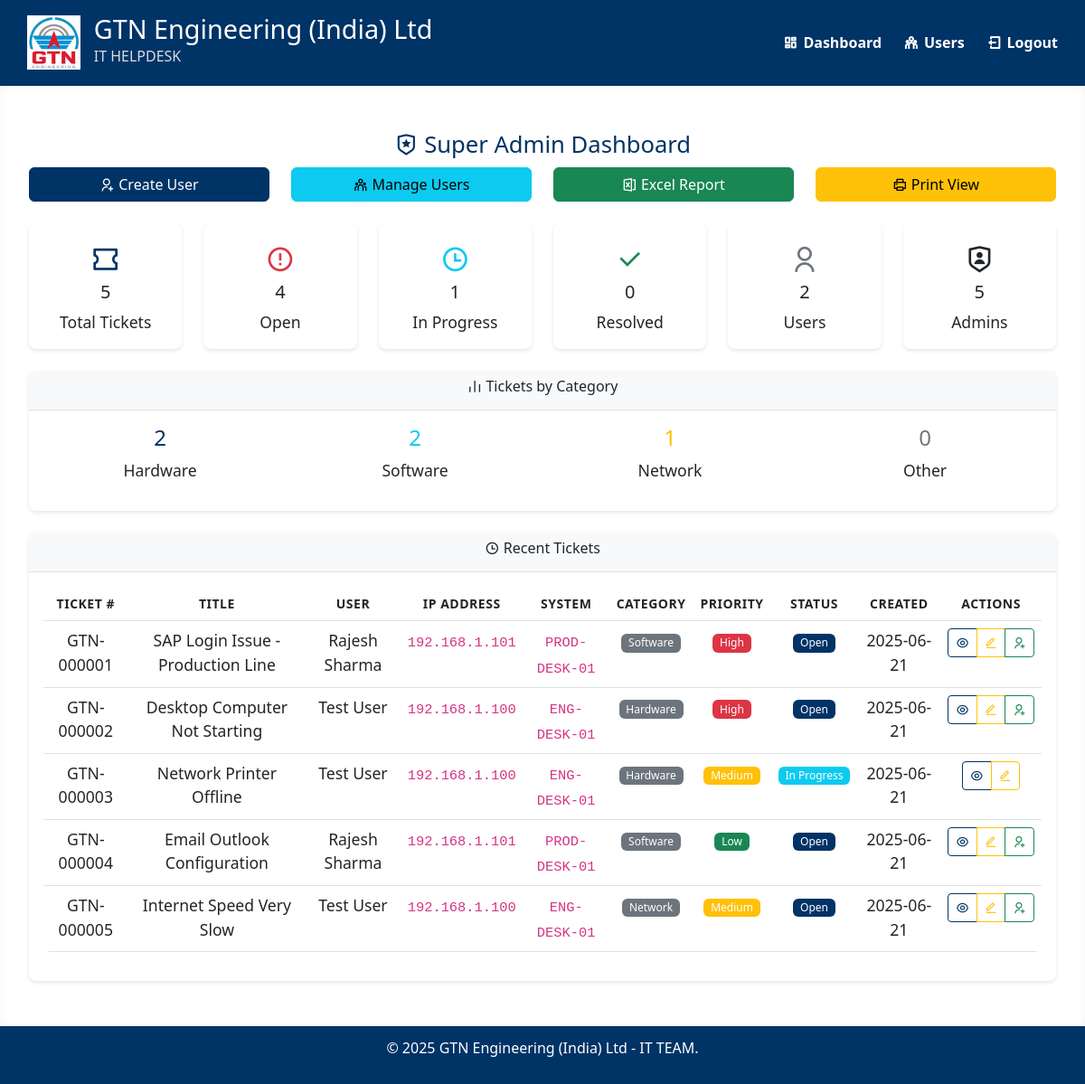
Page /super-admin-dashboard (signed in) on the committed database.
### models.py (models this page shows, shortened)
class Ticket(db.Model):
    __tablename__ = 'tickets'
    id = db.Column(db.Integer, primary_key=True)
    title = db.Column(db.String(200), nullable=False)
    description = db.Column(db.Text, nullable=False)
    category = db.Column(db.String(50), nullable=False)  # Hardware, Software, Network, Other
    priority = db.Column(db.String(20), nullable=False)  # Low, Medium, High, Critical
    status = db.Column(db.String(20), nullable=False, default='Open')  # Open, In Progress, Resolved, Closed
    user_name = db.Column(db.String(100), nullable=False)  # Full name of user who created ticket
    user_ip_address = db.Column(db.String(45), nullable=True)  # IP address when ticket was created
    user_system_name = db.Column(db.String(100), nullable=True)  # System name when ticket was created
    user_id = db.Column(db.Integer, db.ForeignKey('users.id'), nullable=False)
    assigned_to = db.Column(db.Integer, db.ForeignKey('users.id'), nullable=True)
    created_at = db.Column(db.DateTime, default=datetime.utcnow)
    updated_at = db.Column(db.DateTime, default=datetime.utcnow, onupdate=datetime.utcnow)
    resolved_at = db.Column(db.DateTime, nullable=True)
    comments = db.relationship('TicketComment', backref='ticket', lazy=True, cascade='all, delete-orphan')
    @property
    def ticket_number(self):
        return f"GTN-{self.id:06d}"

### routes.py (the view)
    def decorated_function(*args, **kwargs):
        if not is_logged_in():
            flash('Please log in to access this page.', 'warning')
            return redirect(url_for('admin_login'))
        user = get_current_user()
        if not user or not user.is_admin:
            flash('Admin access required.', 'error')
            return redirect(url_for('index'))
        return f(*args, **kwargs)

### models.py (called while the page is built)
    @property
    def is_super_admin(self):
        return self.role == 'super_admin'

### routes.py (called while the page is built)
def is_logged_in():
    return 'user_id' in session

def get_current_user():
    if is_logged_in():
        return User.query.get(session['user_id'])
    return None

def admin_required(f):
    def decorated_function(*args, **kwargs):
        if not is_logged_in():
            flash('Please log in to access this page.', 'warning')
            return redirect(url_for('admin_login'))
        user = get_current_user()
        if not user or not user.is_admin:
            flash('Admin access required.', 'error')
            return redirect(url_for('index'))
        return f(*args, **kwargs)
    decorated_function.__name__ = f.__name__
    return decorated_function

### templates/super_admin_dashboard.html (shortened to what this page needs)
{% extends "base.html" %}
{% block content %}
    <div class="container-fluid">
        <div class="row">
            <div class="col-12">
                <h3><i class="ri-shield-star-line"></i> Super Admin Dashboard</h3>
                <div class="row mb-4">
                    <div class="col-md-3">
                        <a href="{{ url_for('create_user') }}" class="btn btn-primary w-100">
                            <i class="ri-user-add-line"></i> Create User
                        </a>
                    </div>
                    <div class="col-md-3">
                        <a href="{{ url_for('manage_users') }}" class="btn btn-info w-100">
                            <i class="ri-team-line"></i> Manage Users
                        </a>
                    </div>
                    <div class="col-md-3">
                        <a href="{{ url_for('download_report') }}" class="btn btn-success w-100">
                            <i class="ri-file-excel-2-line"></i> Excel Report
                        </a>
                    </div>
                    <div class="col-md-3">
                        <button class="btn btn-warning w-100" onclick="window.print()">
                            <i class="ri-printer-line"></i> Print View
                        </button>
                    </div>
                </div>
                <div class="row mb-4">
                    <div class="col-md-2">
                        <div class="card text-center">
                            <div class="card-body">
                                <i class="ri-ticket-line text-primary" style="font-size: 2rem;"></i>
                                <h5 class="card-title">{{ stats.total_tickets }}</h5>
                                <p class="card-text">Total Tickets</p>
                            </div>
                        </div>
                    </div>
                    <div class="col-md-2">
                        <div class="card text-center">
                            <div class="card-body">
                                <i class="ri-error-warning-line text-danger" style="font-size: 2rem;"></i>
                                <h5 class="card-title">{{ stats.open_tickets }}</h5>
                                <p class="card-text">Open</p>
                            </div>
                        </div>
                    </div>
                    <div class="col-md-2">
                        <div class="card text-center">
                            <div class="card-body">
                                <i class="ri-time-line text-info" style="font-size: 2rem;"></i>
                                <h5 class="card-title">{{ stats.in_progress_tickets }}</h5>
                                <p class="card-text">In Progress</p>
                            </div>
                        </div>
                    </div>
                    <div class="col-md-2">
                        <div class="card text-center">
                            <div class="card-body">
                                <i class="ri-check-line text-success" style="font-size: 2rem;"></i>
                                <h5 class="card-title">{{ stats.resolved_tickets }}</h5>
                                <p class="card-text">Resolved</p>
                            </div>
                        </div>
                    </div>
                    <div class="col-md-2">
                        <div class="card text-center">
                            <div class="card-body">
                                <i class="ri-user-line text-secondary" style="font-size: 2rem;"></i>
                                <h5 class="card-title">{{ stats.total_users }}</h5>
                                <p class="card-text">Users</p>
                            </div>
                        </div>
                    </div>
                    <div class="col-md-2">
                        <div class="card text-center">
                            <div class="card-body">
                                <i class="ri-shield-user-line text-dark" style="font-size: 2rem;"></i>
                                <h5 class="card-title">{{ stats.total_admins }}</h5>
                                <p class="card-text">Admins</p>
                            </div>
                        </div>
                    </div>
                </div>
                <div class="row mb-4">
                    <div class="col-md-12">
                        <div class="card">
                            <div class="card-header">
                                <h6><i class="ri-bar-chart-line"></i> Tickets by Category</h6>
                            </div>
                            <div class="card-body">
                                <div class="row">
                                    <div class="col-md-3">
                                        <div class="text-center">
                                            <h4 class="text-primary">{{ stats.hardware_tickets }}</h4>
                                            <p>Hardware</p>
                                        </div>
                                    </div>
                                    <div class="col-md-3">
                                        <div class="text-center">
                                            <h4 class="text-info">{{ stats.software_tickets }}</h4>
                                            <p>Software</p>
                                        </div>
                                    </div>
                                    <div class="col-md-3">
                                        <div class="text-center">
                                            <h4 class="text-warning">{{ stats.network_tickets }}</h4>
                                            <p>Network</p>
                                        </div>
                                    </div>
                                    <div class="col-md-3">
                                        <div class="text-center">
                                            <h4 class="text-secondary">{{ stats.other_tickets }}</h4>
                                            <p>Other</p>
                                        </div>
                                    </div>
                                </div>
                            </div>
                        </div>
                    </div>
                </div>
                <div class="card">
                    <div class="card-header">
                        <h6><i class="ri-time-line"></i> Recent Tickets</h6>
                    </div>
                    <div class="card-body">
                        {% if recent_tickets %}
                            <div class="table-responsive">
                                <table class="table table-hover">
                                    <thead>
                                        <tr>
                                            <th>Ticket #</th>
                                            <th>Title</th>
                                            <th>User</th>
                                            <th>IP Address</th>
                                            <th>System</th>
                                            <th>Category</th>
                                            <th>Priority</th>
                                            <th>Status</th>
                                            <th>Created</th>
                                            <th>Actions</th>
                                        </tr>
                                    </thead>
                                    <tbody>
                                        {% for ticket in recent_tickets %}
                                            <tr>
                                                <td>{{ ticket.ticket_number }}</td>
                                                <td>{{ ticket.title }}</td>
                                                <td>{{ ticket.user_name }}</td>
                                                <td><code class="small">{{ ticket.user_ip_address or 'N/A' }}</code></td>
                                                <td><code class="small">{{ ticket.user_system_name or 'N/A' }}</code></td>
                                                <td>
                                                    <span class="badge bg-secondary">{{ ticket.category }}</span>
                                                </td>
                                                <td>
                                                    {% set priority_class = {
                                                        'Low': 'success',
                                                        'Medium': 'warning',
                                                        'High': 'danger',
                                                        'Critical': 'dark'
                                                    } %}
                                                    <span class="badge bg-{{ priority_class[ticket.priority] }}">
                                                        {{ ticket.priority }}
                                                    </span>
                                                </td>
                                                <td>
                                                    {% set status_class = {
                                                        'Open': 'primary',
                                                        'In Progress': 'info',
                                                        'Resolved': 'success',
                                                        'Closed': 'secondary'
                                                    } %}
                                                    <span class="badge bg-{{ status_class[ticket.status] }}">
                                                        {{ ticket.status }}
                                                    </span>
                                                </td>
                                                <td>{{ ticket.created_at.strftime('%Y-%m-%d') }}</td>
                                                <td>
                                                    <div class="btn-group btn-group-sm">
                                                        <a href="{{ url_for('view_ticket', ticket_id=ticket.id) }}"
                                                           class="btn btn-outline-primary" title="View Details">
                                                            <i class="ri-eye-line"></i>
                                                        </a>
                                                        <a href="{{ url_for('edit_assigned_ticket', ticket_id=ticket.id) }}"
                                                           class="btn btn-outline-warning" title="Edit Ticket">
                                                            <i class="ri-edit-line"></i>
                                                        </a>
                                                        {% if ticket.status == 'Open' %}
                                                            <a href="{{ url_for('assign_work', ticket_id=ticket.id) }}"
                                                               class="btn btn-outline-success" title="Assign Work">
                                                                <i class="ri-user-add-line"></i>
                                                            </a>
                                                        {% endif %}
                                                    </div>
                                                </td>
                                            </tr>
                                        {% endfor %}
                                    </tbody>
                                </table>
                            </div>
                        {% else %}
                            <p class="text-muted">No recent tickets to display.</p>
                        {% endif %}
                    </div>
                </div>
            </div>
        </div>
    </div>
{% endblock %}

### static/style.css (style rules this page uses)
* { margin: 0; padding: 0; box-sizing: border-box; }
body, html { height: 100%; font-family: 'Segoe UI', Tahoma, Geneva, Verdana, sans-serif; background: #f4f4f4; display: flex; flex-direction: column; }
.main-content h3 { font-size: 1.6rem; margin-bottom: 10px; color: #003366; }
.btn-primary { background-color: #003366; border-color: #003366; }
.btn-outline-primary { color: #003366; border-color: #003366; }
.text-primary { color: #003366 !important; }
.bg-primary { background-color: #003366 !important; }
.card { border: none; box-shadow: 0 2px 4px rgba(0,0,0,0.1); border-radius: 8px; }
.card-header { background-color: #f8f9fa; border-bottom: 1px solid #dee2e6; font-weight: 600; }
.table { border-radius: 8px; overflow: hidden; }
.table thead th { border-top: none; font-weight: 600; text-transform: uppercase; font-size: 0.875rem; letter-spacing: 0.5px; }
.badge { font-size: 0.75rem; font-weight: 500; }

### rows in the picture
Ticket: ticket_number "GTN-000001", title "SAP Login Issue - Production Line", user_name "Rajesh Sharma", user_ip_address "192.168.1.101", user_system_name "PROD-DESK-01", category "Software", priority "High", status "Open", created_at "2025-06-21"
Ticket: ticket_number "GTN-000002", title "Desktop Computer Not Starting", user_name "Test User", user_ip_address "192.168.1.100", user_system_name "ENG-DESK-01", category "Hardware", priority "High", status "Open", created_at "2025-06-21"
Ticket: ticket_number "GTN-000003", title "Network Printer Offline", user_name "Test User", user_ip_address "192.168.1.100", user_system_name "ENG-DESK-01", category "Hardware", priority "Medium", status "In Progress", created_at "2025-06-21"
Ticket: ticket_number "GTN-000004", title "Email Outlook Configuration", user_name "Rajesh Sharma", user_ip_address "192.168.1.101", user_system_name "PROD-DESK-01", category "Software", priority "Low", status "Open", created_at "2025-06-21"
Ticket: ticket_number "GTN-000005", title "Internet Speed Very Slow", user_name "Test User", user_ip_address "192.168.1.100", user_system_name "ENG-DESK-01", category "Network", priority "Medium", status "Open", created_at "2025-06-21"

### other values in the picture
{{ stats.total_tickets }} "5"
{{ stats.open_tickets }} "4"
{{ stats.in_progress_tickets }} "1"
{{ stats.resolved_tickets }} "0"
{{ stats.total_users }} "2"
{{ stats.total_admins }} "5"
{{ stats.hardware_tickets }} "2"
{{ stats.software_tickets }} "2"
{{ stats.network_tickets }} "1"
{{ stats.other_tickets }} "0"
